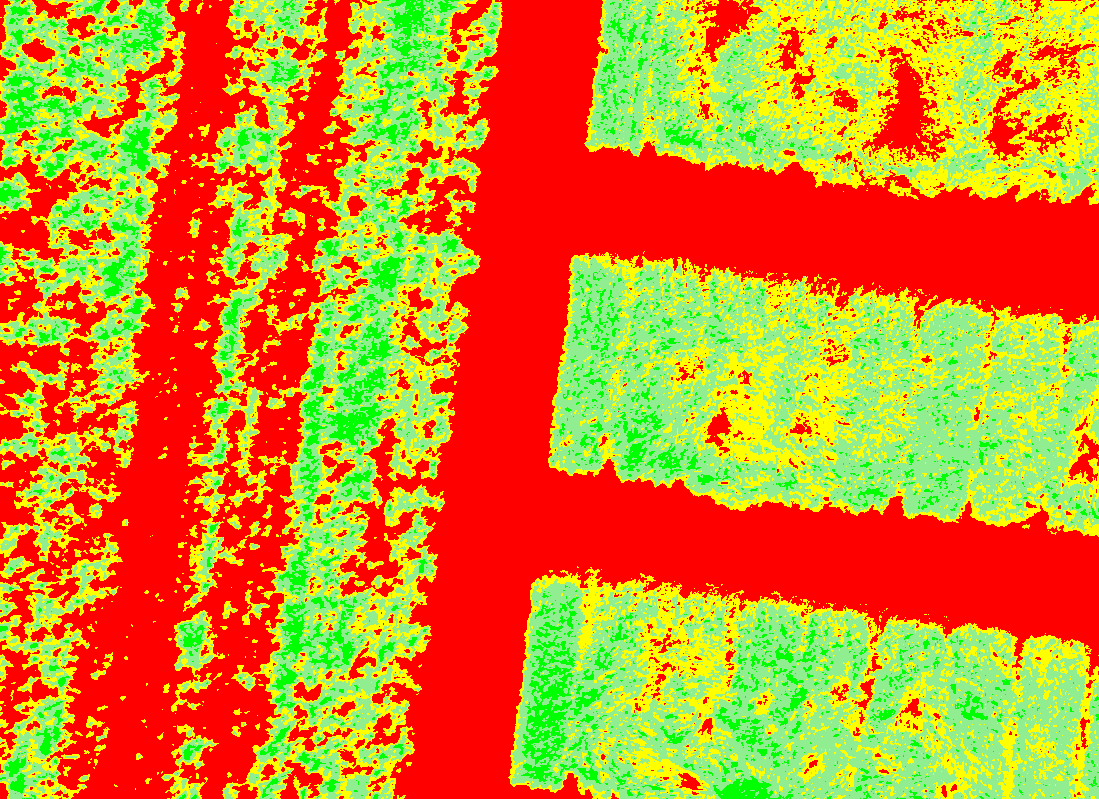
#> input picture NDVI_Images/NDVI_colored_20260326_221906.png, 1099 x 799 px, given as the content of the folder NIR_Images, which was not available
$ python generate_ndvi.py
#> lines starting #> are read from the running program, lines starting #| are printed output that depends on the picture; after the words box and inside, x2 and y2 are one past the last pixel; in counts of white or black regions, pixels touching at a corner belong together; pictures that were not available may be replaced by others from this repository, and a replacement may not be noted
import cv2
import numpy as np
import os
import json
import glob
from datetime import datetime

def get_latest_image(folder, extensions=['*.jpg', '*.jpeg', '*.png', '*.JPG', '*.JPEG', '*.PNG']):
    all_files = []
    for ext in extensions:
        all_files.extend(glob.glob(os.path.join(folder, ext)))

    if not all_files:
        return None

    all_files.sort(key=os.path.getmtime, reverse=True)
    return all_files[0]

def generate_ndvi(nir_path, rgb_path, output_dir='NDVI_Images'):
#> called with nir_path = '_only/NDVI_colored_20260326_221906.png', rgb_path = '_only/NDVI_colored_20260326_221906.png', output_dir = 'NDVI_Images'
    nir_image = cv2.imread(nir_path, cv2.IMREAD_GRAYSCALE)
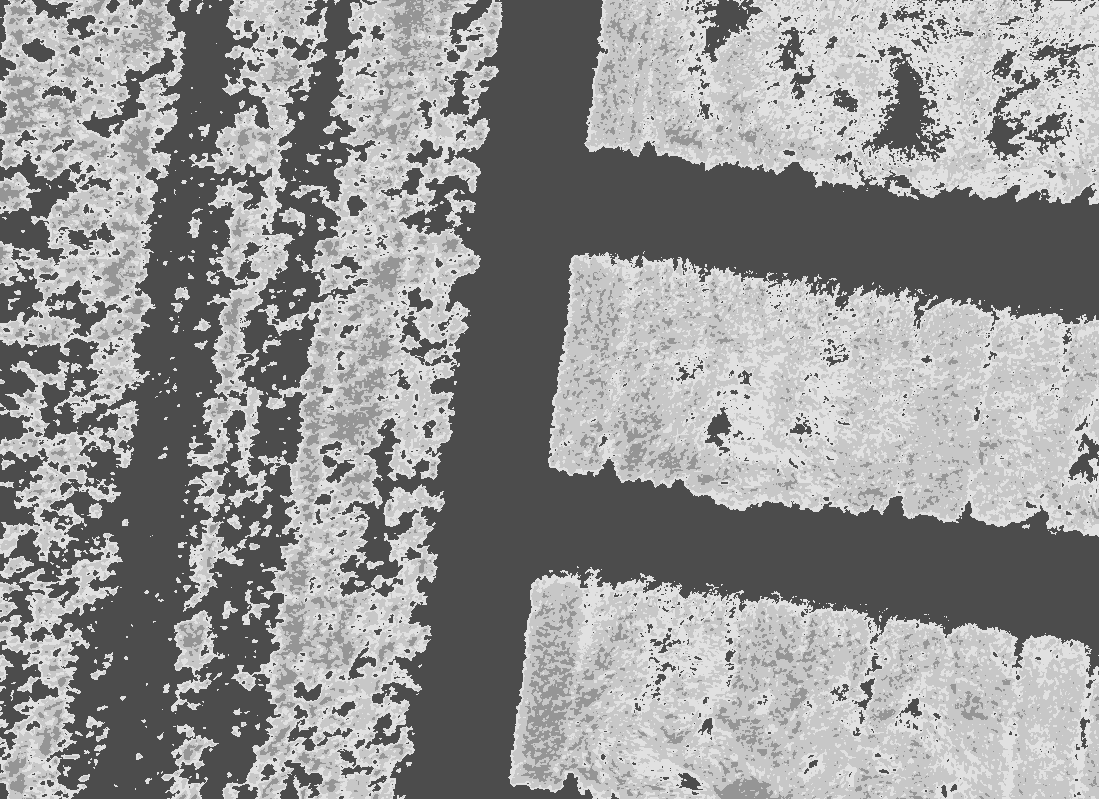
#> nir_image: shape (799, 1099); min 76, max 225, mean 148
    if nir_image is None:
        raise ValueError(f"Could not load NIR image from {nir_path}")

    rgb_image = cv2.imread(rgb_path)
#> rgb_image is the input picture: shape (799, 1099, 3); mean B, G, R 40.5, 138.4, 209.3
    if rgb_image is None:
        raise ValueError(f"Could not load RGB image from {rgb_path}")

    red_channel = rgb_image[:, :, 2]
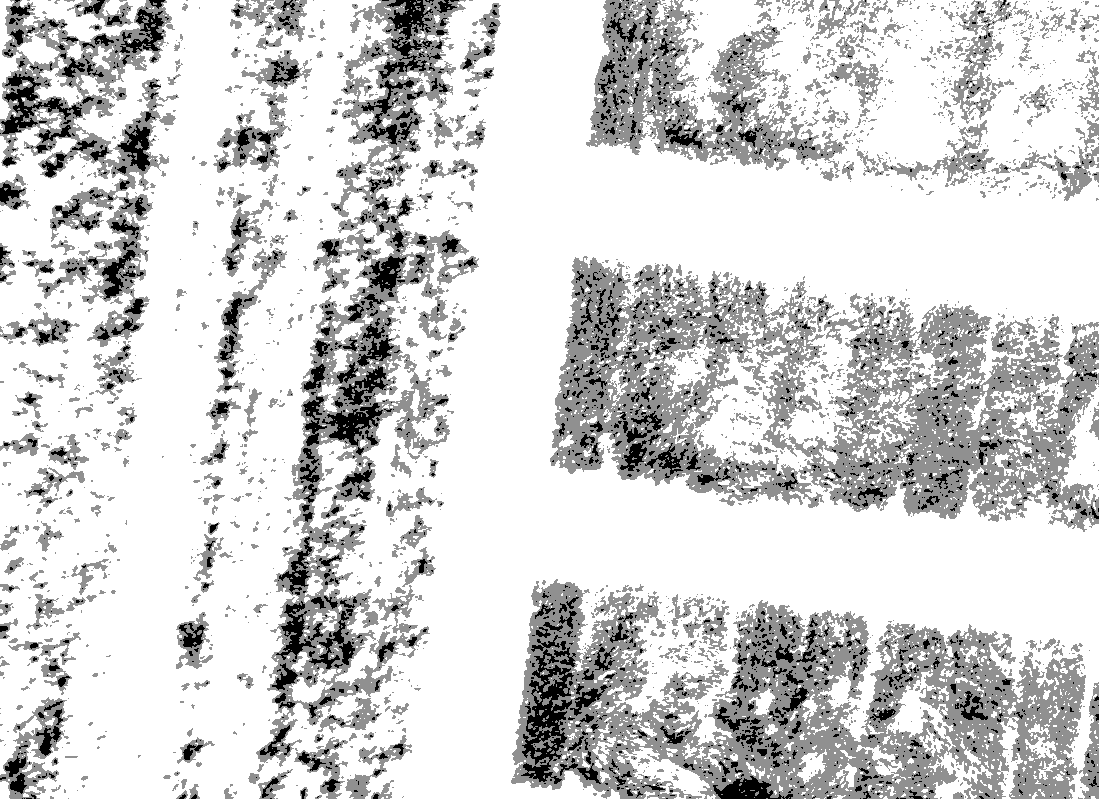
#> red_channel: shape (799, 1099); min 0, max 255, mean 209.3

    red_band_dir = 'RED_BAND_IMAGES'
    os.makedirs(red_band_dir, exist_ok=True)
    timestamp_red = datetime.now().strftime("%Y%m%d_%H%M%S")
    red_band_path = os.path.join(red_band_dir, f'Red_Band_{timestamp_red}.png')
    cv2.imwrite(red_band_path, red_channel)
    print(f"Red band image saved to: {red_band_path}")

    if nir_image.shape != red_channel.shape:
        print(f"Warning: Image dimensions don't match. NIR: {nir_image.shape}, Red: {red_channel.shape}")
        print("Resizing Red channel to match NIR dimensions...")
        red_channel = cv2.resize(red_channel, (nir_image.shape[1], nir_image.shape[0]))

    nir_float = nir_image.astype(float)
    red_float = red_channel.astype(float)

    epsilon = 1e-10
    ndvi = (nir_float - red_float) / (nir_float + red_float + epsilon)
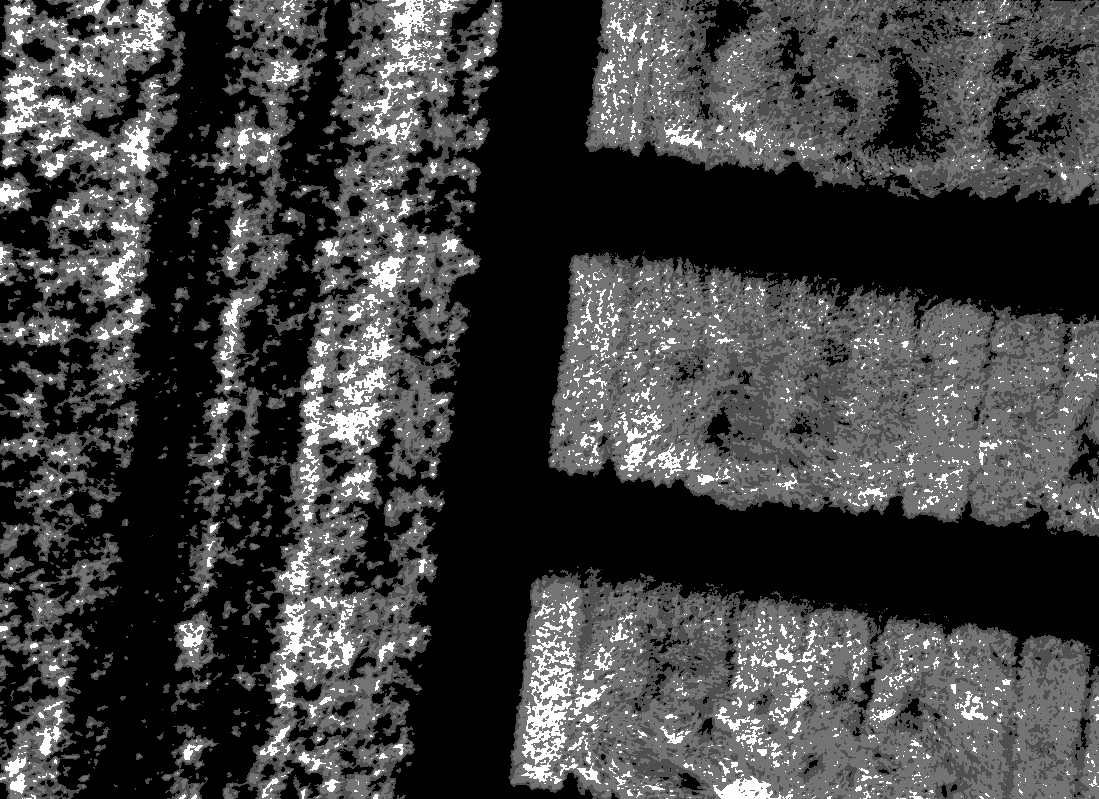
#> ndvi: shape (799, 1099) float64; min -0.541, max 1, mean -0.149; drawn with min black and max white

    ndvi = np.clip(ndvi, -1, 1)

    os.makedirs(output_dir, exist_ok=True)

    timestamp = datetime.now().strftime("%Y%m%d_%H%M%S")

    ndvi_raw_path = os.path.join(output_dir, f'NDVI_raw_{timestamp}.npy')
    np.save(ndvi_raw_path, ndvi)
    print(f"Raw NDVI data saved to: {ndvi_raw_path}")

    ndvi_colored = np.zeros((ndvi.shape[0], ndvi.shape[1], 3), dtype=np.uint8)

    mask_red = ndvi < 0.2
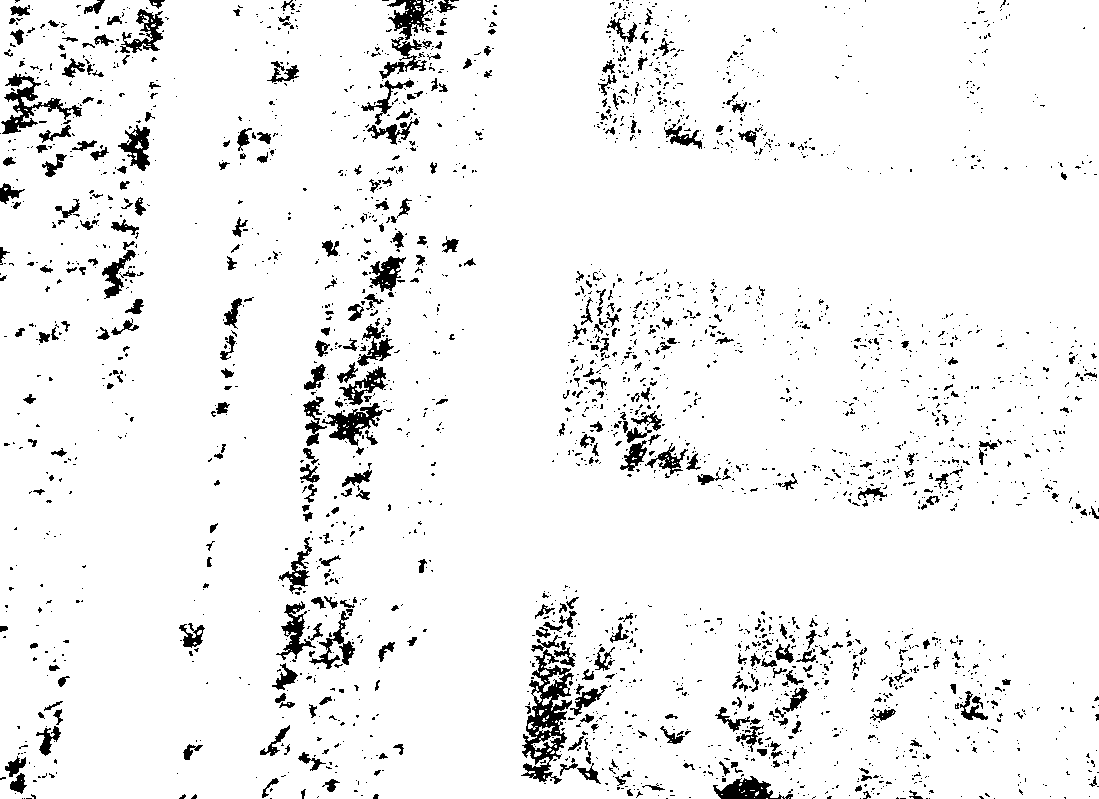
#> mask_red: shape (799, 1099) bool; 94.3% white; 2741 black regions (2335 under 20 px), largest, box (x1, y1, x2, y2) and area: (521, 649, 574, 784) 2759, (1, 73, 82, 134) 1296, (322, 403, 383, 446) 1015
    ndvi_colored[mask_red] = [0, 0, 255]

    mask_yellow = (ndvi >= 0.2) & (ndvi < 0.4)
#> mask_yellow: shape (799, 1099) bool; every value is 0
    ndvi_colored[mask_yellow] = [0, 255, 255]

    mask_pale_green = (ndvi >= 0.4) & (ndvi < 0.6)
    ndvi_colored[mask_pale_green] = [144, 238, 144]

    mask_green = ndvi >= 0.6
    ndvi_colored[mask_green] = [0, 255, 0]

    ndvi_colored_path = os.path.join(output_dir, f'NDVI_colored_{timestamp}.png')
    cv2.imwrite(ndvi_colored_path, ndvi_colored)
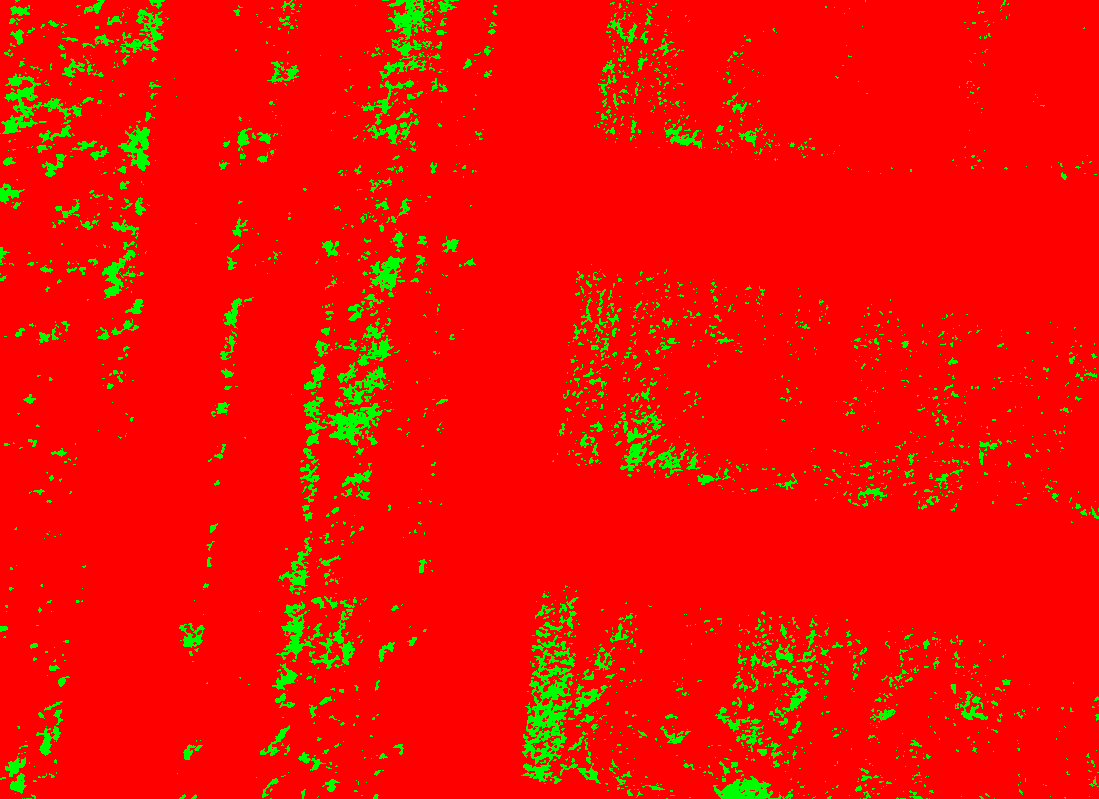
#> saved as NDVI_colored_20261120_122836.png: shape (799, 1099, 3); mean B, G, R 0, 14.5, 240.5
    print(f"Colored NDVI image saved to: {ndvi_colored_path}")

    ndvi_latest_path = os.path.join(output_dir, 'latest.png')
    cv2.imwrite(ndvi_latest_path, ndvi_colored)

    print(f"\nNDVI Statistics:")
    print(f"  Min value: {ndvi.min():.4f}")
#|   Min value: -0.5408
    print(f"  Max value: {ndvi.max():.4f}")
#|   Max value: 1.0000
    print(f"  Mean value: {ndvi.mean():.4f}")
#|   Mean value: -0.1492
    print(f"  Std deviation: {ndvi.std():.4f}")
#|   Std deviation: 0.4135

    total_pixels = ndvi.size
#> total_pixels = 878101
    red_percent = (np.sum(mask_red) / total_pixels) * 100
#> red_percent = 94.32
    yellow_percent = (np.sum(mask_yellow) / total_pixels) * 100
#> yellow_percent = 0
    pale_green_percent = (np.sum(mask_pale_green) / total_pixels) * 100
#> pale_green_percent = 0
    green_percent = (np.sum(mask_green) / total_pixels) * 100
#> green_percent = 5.68

    print(f"\nHealth Classification:")
    print(f"  Bare soil/Dead crop (< 0.2): {red_percent:.2f}%")
#|   Bare soil/Dead crop (< 0.2): 94.32%
    print(f"  Poor health (0.2 - 0.4): {yellow_percent:.2f}%")
#|   Poor health (0.2 - 0.4): 0.00%
    print(f"  Moderate health (0.4 - 0.6): {pale_green_percent:.2f}%")
#|   Moderate health (0.4 - 0.6): 0.00%
    print(f"  Healthy vegetation (> 0.6): {green_percent:.2f}%")
#|   Healthy vegetation (> 0.6): 5.68%

    analysis_results = {
        'timestamp': timestamp,
        'nir_image': os.path.basename(nir_path),
        'rgb_image': os.path.basename(rgb_path),
        'statistics': {
            'min': float(ndvi.min()),
            'max': float(ndvi.max()),
            'mean': float(ndvi.mean()),
            'std': float(ndvi.std())
        },
        'distribution': {
            'bare_percent': float(red_percent),
            'poor_percent': float(yellow_percent),
            'moderate_percent': float(pale_green_percent),
            'healthy_percent': float(green_percent),
            'stressed_percent': float(red_percent) + float(yellow_percent)
        },
        'health_analysis': generate_health_analysis(
            float(red_percent), float(yellow_percent),
            float(pale_green_percent), float(green_percent)
        )
    }

    json_path = os.path.join(output_dir, 'latest_analysis.json')
    with open(json_path, 'w') as f:
        json.dump(analysis_results, f, indent=2)
    print(f"\nAnalysis results saved to: {json_path}")

    return ndvi, analysis_results

def generate_health_analysis(bare_pct, poor_pct, moderate_pct, healthy_pct):
    stressed_pct = bare_pct + poor_pct

    if stressed_pct > 40:
        overall_status = "Critical"
        status_class = "danger"
    elif stressed_pct > 20:
        overall_status = "Moderate Stress"
        status_class = "warning"
    else:
        overall_status = "Healthy"
        status_class = "good"

    description = (
        f"Field analysis shows {healthy_pct:.1f}% healthy vegetation (NDVI > 0.6), "
        f"{moderate_pct:.1f}% moderate health (0.4-0.6), {poor_pct:.1f}% poor health (0.2-0.4), "
        f"and {bare_pct:.1f}% bare soil or dead crop (< 0.2). "
        f"{stressed_pct:.1f}% of the total area requires attention."
    )

    stress_zones = []
    if bare_pct > 5:
        stress_zones.append("Significant bare soil detected - possible germination failure or crop loss")
    if poor_pct > 10:
        stress_zones.append("Areas with poor vegetation health - check for water stress or nutrient deficiency")
    if moderate_pct > 30:
        stress_zones.append("Large moderate stress area - requires monitoring and preventive action")
    if not stress_zones:
        stress_zones.append("No significant stress zones detected")

    spatial_patterns = (
        "Edge effects observed along field boundaries. "
        "Variations in NDVI suggest non-uniform water distribution or soil quality differences. "
    )
    if healthy_pct > 60:
        spatial_patterns += "Strong core vegetation indicates good management practices."
    else:
        spatial_patterns += "Widespread stress patterns suggest systemic issues requiring investigation."

    observations = [
        f"{stressed_pct:.1f}% of field area shows stress symptoms (NDVI < 0.4)",
        f"Healthy vegetation covers {healthy_pct:.1f}% of analyzed area",
    ]
    if bare_pct > 5:
        observations.append("Significant bare soil detected requiring re-seeding consideration")
    if healthy_pct > 60:
        observations.append("Overall crop establishment is satisfactory")
    else:
        observations.append("Crop establishment needs improvement")

    if stressed_pct > 30:
        recommendations = [
            "Conduct immediate soil moisture assessment in stressed zones",
            "Check irrigation system functionality and coverage",
            "Consider foliar application of nutrients in moderate stress areas",
            "Investigate pest or disease presence in critical zones",
            "Schedule detailed field inspection within 48 hours"
        ]
    elif stressed_pct > 15:
        recommendations = [
            "Monitor stressed areas for progression over next 7-10 days",
            "Verify adequate water supply to affected regions",
            "Consider targeted nutrient supplementation",
            "Document spatial patterns for future management"
        ]
    else:
        recommendations = [
            "Continue current management practices",
            "Schedule routine monitoring in 2 weeks",
            "Address edge effects for next season planning",
            "Document successful practices for replication"
        ]

    inspection_zones = []
    if bare_pct > 5:
        inspection_zones.append("Areas with bare soil - investigate causes and assess re-planting needs")
    if poor_pct > 10:
        inspection_zones.append("Poor health zones - check water availability and nutrient status")
    inspection_zones.append("Field edges - evaluate compaction and drainage issues")
    if healthy_pct > 50:
        inspection_zones.append("Healthy zones - document best practices for replication")

    return {
        'overall_status': overall_status,
        'status_class': status_class,
        'description': description,
        'stress_zones': stress_zones,
        'spatial_patterns': spatial_patterns,
        'observations': observations,
        'recommendations': recommendations,
        'inspection_zones': inspection_zones
    }


if __name__ == "__main__":
    print("=" * 80)
    print("AUTOMATED NDVI ANALYSIS PIPELINE")
    print("=" * 80)

    print("\n[1/5] Searching for latest images...")
    nir_image_path = get_latest_image("NIR_Images")
    rgb_image_path = get_latest_image("RGB_Images")

    if not nir_image_path:
        print("ERROR: No NIR images found in NIR_Images folder!")
        exit(1)
    if not rgb_image_path:
        print("ERROR: No RGB images found in RGB_Images folder!")
        exit(1)

    print(f"  [OK] Latest NIR Image: {nir_image_path}")
    print(f"  [OK] Latest RGB Image: {rgb_image_path}")

    try:
        print("\n[2/5] Generating NDVI...")
        ndvi_result, analysis = generate_ndvi(nir_image_path, rgb_image_path)
#> analysis = 6 items
        print("  [OK] NDVI computation complete")

        print("\n[3/5] Saving outputs...")
        print("  [OK] Red band image saved to RED_BAND_IMAGES/")
        print("  [OK] NDVI image saved to NDVI_Images/")
        print("  [OK] Analysis data saved to NDVI_Images/latest_analysis.json")

        print("\n[4/5] Generating crop health report...")
        print(f"  [OK] Overall Status: {analysis['health_analysis']['overall_status']}")
#|   [OK] Overall Status: Critical
        print(f"  [OK] Stressed Area: {analysis['distribution']['stressed_percent']:.1f}%")
#|   [OK] Stressed Area: 94.3%
        print(f"  [OK] Healthy Area: {analysis['distribution']['healthy_percent']:.1f}%")
#|   [OK] Healthy Area: 5.7%

        print("\n[5/5] Pipeline complete!")
        print("\n" + "=" * 80)
        print("RESULTS SUMMARY")
        print("=" * 80)
        print(f"Status: {analysis['health_analysis']['overall_status']}")
#| Status: Critical
        print(f"Average NDVI: {analysis['statistics']['mean']:.3f}")
#| Average NDVI: -0.149
        print(f"Stressed Area: {analysis['distribution']['stressed_percent']:.1f}%")
#| Stressed Area: 94.3%
        print("\nKey Recommendations:")
        for i, rec in enumerate(analysis['health_analysis']['recommendations'][:3], 1):
            print(f"  {i}. {rec}")
#> this loop made 3 passes
#|   1. Conduct immediate soil moisture assessment in stressed zones
#|   2. Check irrigation system functionality and coverage
#|   3. Consider foliar application of nutrients in moderate stress areas

        print("\n" + "=" * 80)
        print("Open dashboard.html in your browser to view detailed analysis")
        print("=" * 80)

    except Exception as e:
        print(f"\nERROR: {e}")
        import traceback
        traceback.print_exc()
